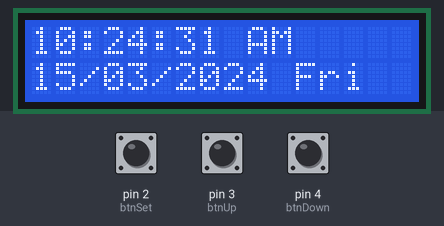
Simulated run of this sketch. Board: Arduino Uno, built with avr-gcc and run on an emulated ATmega328P. Shown: 16×2 character LCD. Inputs (shaded band) come from the test bench; at power-on: pin 2 (btnSet) HIGH, pin 3 (btnUp) HIGH, pin 4 (btnDown) HIGH. The local clock reads 2024-03-15 10:24:30 at power-on unless the sketch sets it.

Above: at 1.2 s.
1.3 s: pin 2 (btnSet) pulled LOW for 0.15 s
At 1.9 s:
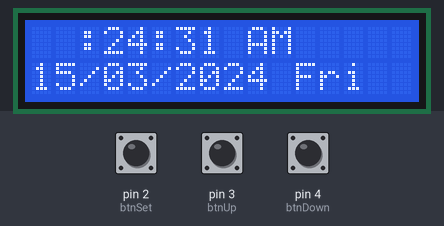
2.0 s: pin 3 (btnUp) pulled LOW for 1 s
At 3.3 s:
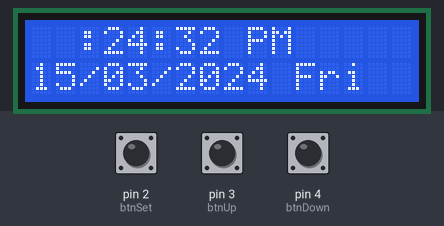
3.6 s: pin 4 (btnDown) pulled LOW for 0.15 s
4.3 s: pin 2 (btnSet) pulled LOW for 1 s
At 5.46 s:
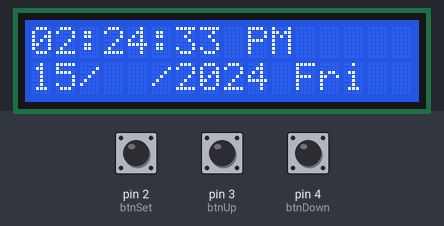
5.9 s: pin 3 (btnUp) pulled LOW for 0.15 s
At 6.5 s:
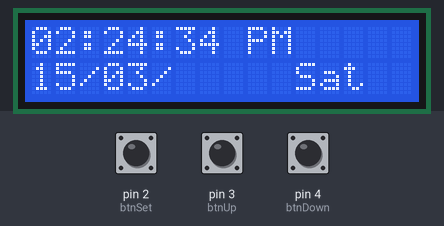
6.6 s: pin 4 (btnDown) pulled LOW for 3.2 s
At 10.5 s:
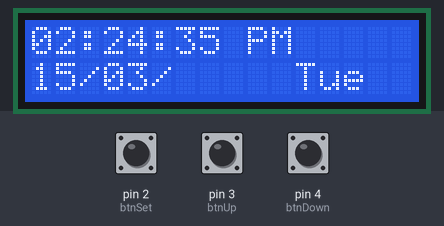
Timing chart, 0 to 11.4 s (numbered marks = the images above; inputs shaded):
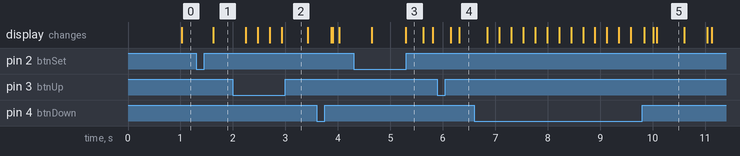

Measured:
- after the input at 1.3 s, the display: changes after 0.33 s (image 1)
- after the input at 5.9 s, the display: first changes after 0.25 s (image 4 shows a later state)
- what the display in image 5 shows lasts 0.5 s, from 10.1 s to 10.6 s

The sketch:

clock_with_date_and_time.ino
```cpp
#include <Wire.h>
#include <RTClib.h>
#include <LiquidCrystal_I2C.h>

RTC_DS1307 rtc;
LiquidCrystal_I2C lcd(0x27, 16, 2); // change 0x27 to 0x3F if needed

// Button pins
const int btnSet  = 2;
const int btnUp   = 3;
const int btnDown = 4;

int setMode = 0; // 0=normal, 1=hour, 2=minute, 3=day, 4=month, 5=year
unsigned long lastBlink = 0;
bool blinkState = true;

DateTime now;

unsigned long lastButtonPress = 0;
unsigned long buttonRepeatDelay = 500; // first repeat delay
unsigned long buttonFastDelay = 150;   // faster repeat on hold

const char* daysOfTheWeek[7] = {"Sun","Mon","Tue","Wed","Thu","Fri","Sat"};

void setup() {
  pinMode(btnSet, INPUT_PULLUP);
  pinMode(btnUp, INPUT_PULLUP);
  pinMode(btnDown, INPUT_PULLUP);

  lcd.init();
  lcd.backlight();

  if (!rtc.begin()) {
    lcd.setCursor(0, 0);
    lcd.print("RTC NOT found!");
    while (1);
  }

  if (!rtc.isrunning()) {
    rtc.adjust(DateTime(F(__DATE__), F(__TIME__))); // set RTC at compile time
  }
}

void loop() {
  now = rtc.now();

  // Button handling
  if (digitalRead(btnSet) == LOW) {
    delay(300);
    setMode++;
    if (setMode > 5) setMode = 0;
  }

  if (setMode != 0) handleSetMode();

  // Blink timing
  if (millis() - lastBlink > 500) {
    blinkState = !blinkState;
    lastBlink = millis();
  }

  // --- Display Time (12-hour with AM/PM) ---
  int hour12 = now.hour();
  String ampm = "AM";
  if (hour12 >= 12) {
    ampm = "PM";
    if (hour12 > 12) hour12 -= 12;
  }
  if (hour12 == 0) hour12 = 12;

  lcd.setCursor(0, 0);

  if (setMode == 1 && !blinkState) lcd.print("  ");
  else print2digits(hour12);
  lcd.print(":");

  if (setMode == 2 && !blinkState) lcd.print("  ");
  else print2digits(now.minute());
  lcd.print(":");
  print2digits(now.second());

  lcd.print(" ");
  lcd.print(ampm);

  // --- Display Date + Day ---
  lcd.setCursor(0, 1);

  if (setMode == 3 && !blinkState) lcd.print("  ");
  else print2digits(now.day());
  lcd.print("/");

  if (setMode == 4 && !blinkState) lcd.print("  ");
  else print2digits(now.month());
  lcd.print("/");

  if (setMode == 5 && !blinkState) lcd.print("    ");
  else lcd.print(now.year());

  lcd.print(" ");
  lcd.print(daysOfTheWeek[now.dayOfTheWeek()]);
}


void handleSetMode() {
  int hour = now.hour();
  int minute = now.minute();
  int day = now.day();
  int month = now.month();
  int year = now.year();

  if (digitalRead(btnUp) == LOW) {
    delay(200); // small delay to avoid bouncing
    if (setMode == 1) hour = (hour + 1) % 24;
    if (setMode == 2) minute = (minute + 1) % 60;
    if (setMode == 3) day = (day % daysInMonth(month, year)) + 1;
    if (setMode == 4) month = (month % 12) + 1;
    if (setMode == 5) year++;
    rtc.adjust(DateTime(year, month, day, hour, minute, now.second()));
  }

  if (digitalRead(btnDown) == LOW) {
    delay(200); // small delay to avoid bouncing
    if (setMode == 1) hour = (hour - 1 + 24) % 24;
    if (setMode == 2) minute = (minute - 1 + 60) % 60;
    if (setMode == 3) day = (day - 1 < 1) ? daysInMonth(month, year) : day - 1;
    if (setMode == 4) month = (month - 1 < 1) ? 12 : month - 1;
    if (setMode == 5) year--;
    rtc.adjust(DateTime(year, month, day, hour, minute, now.second()));
  }
}

// --- Utility: Days in Month ---
int daysInMonth(int month, int year) {
  if (month == 2) {
    // Leap year check
    if ((year % 4 == 0 && year % 100 != 0) || (year % 400 == 0)) return 29;
    else return 28;
  }
  if (month == 4 || month == 6 || month == 9 || month == 11) return 30;
  return 31;
}

void print2digits(int number) {
  if (number < 10) lcd.print("0");
  lcd.print(number);
}
```
